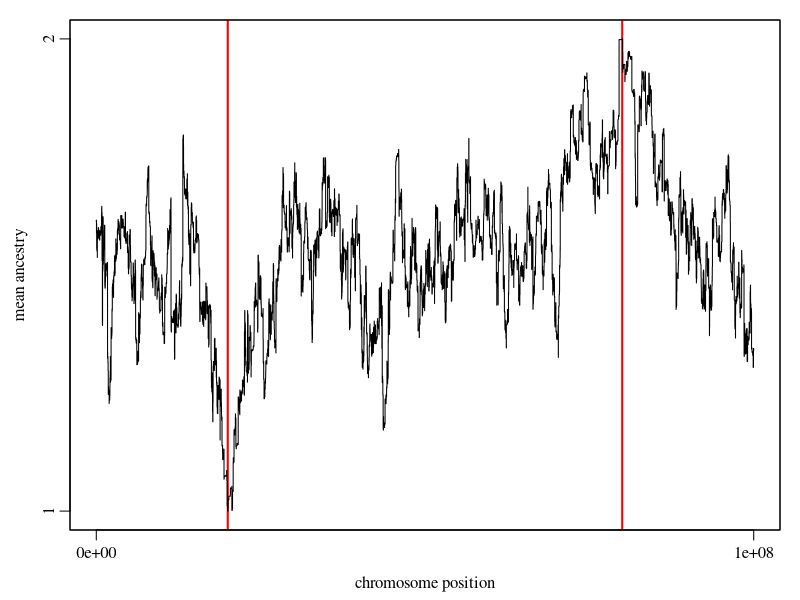

The R source for this figure:
#	plot_ancestry.R
#
#	Plot ancestry (mean ancestral subpop) versus chromosome position
#
#	Ben Haller, 4/30/2018

setwd("~/DocumentsSynced/Research/Messer lab/Publication TreeSeq/SLiMTreeSeqPub/examples/example 3 true local ancestry/")
h <- read.csv("ex3_TS_ancestry.csv")

starts <- h$start
ends <- h$end
subpops <- h$subpop

x <- t(matrix(c(starts,ends), ncol=2))
y <- rep(subpops, each=2)
xr <- range(x)
yr <- range(y)

# plot
quartz(width=5.5, height=2.5, type="pdf", file="ancestry.pdf")
par(mar=c(3.5, 3.5, 1, 1), family="serif", mgp=c(2.1, 0.6, 0))
plot(x=xr, y=yr, type="n", xlab="chromosome position", ylab="mean ancestry", xaxp=c(xr,1), yaxp=c(yr,1))
abline(v=1e8 * 0.2, col="red", lwd=2)
abline(v=1e8 * 0.8, col="red", lwd=2)
lines(x=x, y=y)
box()
dev.off()



















